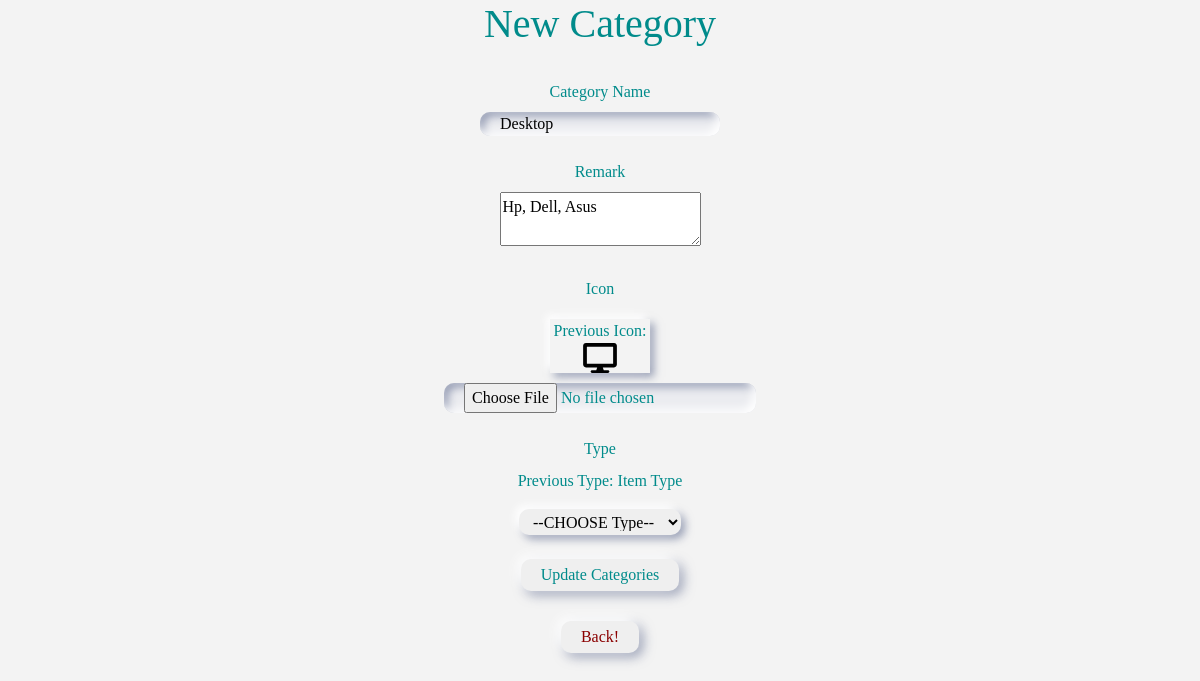
/admin/categories/cat-edit.php?id=2, run on the app's committed database.
### tables this page shows
CREATE TABLE `categories` (
  `id` int(11) NOT NULL,
  `cat_name` varchar(255) NOT NULL,
  `remark` text NOT NULL,
  `type` varchar(255) NOT NULL,
  `cat_icon` varchar(255) NOT NULL,
  `created_date` datetime NOT NULL,
  `modified_date` datetime NOT NULL
);

### admin/categories/cat-edit.php (the view, shortened to what this page needs)
<!DOCTYPE html>
<head>
<link rel="stylesheet" href="../../bootstrap/css/bootstrap.min.css">
    <link rel="stylesheet" type="text/css" href="style.css">
    <link rel="stylesheet" href="https://cdnjs.cloudflare.com/ajax/libs/font-awesome/4.7.0/css/font-awesome.min.css">
</head>
<body>
    <?php
        include('../confs/config.php');
        $id = $_GET['id'];
        $result = mysqli_query($conn, "SELECT * FROM categories WHERE id = $id");
        $row = mysqli_fetch_assoc($result);
    ?>
    <div class="new-cat">
        <h1>New Category</h1>
        <br>
        <form action="cat-update.php" method="post" enctype="multipart/form-data">
            <label for="cat_name">Category Name</label><br>
            <input type="text" name="cat_name" id="cat_name" value="<?php echo $row['cat_name']?>">
            <br><br>
            <label for="remark">Remark</label><br>
            <textarea name="remark" id="remark"><?php echo $row['remark']?></textarea>
            <br><br>
            <label for="cat_icon">Icon</label><br>
            <div><span>Previous Icon: </span><img src="icons/<?php echo $row['cat_icon']?>" class="earlyIcon"></div>
            <input type="file" name="cat_icon" id="cat_icon">
            <br><br>
            <label for="type">Type</label><br>
            <p>Previous Type: <?php echo $row['type']?></p>
            <select name="type" id="type">
                <option value="0">--CHOOSE Type--</option>
            </select>
            <br><br>
            <button type="submit" name="submit" class="submit">Update Categories</button>
        </form>
        <div class="back_to_cat">
            <a href = "cat-list.php"><button type="cancel" name="cancel" >Back!</button></a>
        </div><br><br>
    </div>
</body>
</html>

### admin/categories/style.css (style rules this page uses)
body { padding: 0px; margin: 0px; font-family: Dosis; color: rgb(32, 33, 36); background-color: rgb(243, 243, 243); }
a { text-decoration: none; color: rgb(32, 33, 36); }
button { border-radius: 10px; outline: none; border: none; padding: 4px 20px; box-shadow: -4px -4px 12px rgb(255, 255, 255), 4px 4px 12px rgba(121, 130, 160, 0.747); }
input { border-radius: 10px; padding: 0px 20px; outline: none; border: none; background: #ebecf0; box-shadow: inset -4px -4px 8px rgb(255, 255, 255), inset 4px 4px 8px rgba(121, 130, 160, 0.747); }
::placeholder { text-align: center; font-weight: 500; text-transform: capitalize; color: #8a92a5; }
select { font-size: 16px; font-family: 'FontAwesome'; padding: 4px 10px; border: none; border-radius: 10px; box-shadow: -4px -4px 8px rgb(255, 255, 255), 4px 4px 8px rgba(121, 130, 160, 0.747); }
.submit { color: darkcyan; }
.new-cat { text-align: center; color: darkcyan; }
.back_to_cat { padding-top: 30px; }
.back_to_cat button { color: darkred; }
.earlyIcon { padding: 0px; margin: 0px; width: 60px; height: 30px; }
.new-cat form div { width: 100px; padding: 0px; margin: 10px auto; box-shadow: -4px -4px 8px rgb(255, 255, 255), 4px 4px 8px rgba(121, 130, 160, 0.747); }

### data on the page
categories: cat_name "Desktop", remark "Hp, Dell, Asus", cat_icon (picture), type "Item Type"
